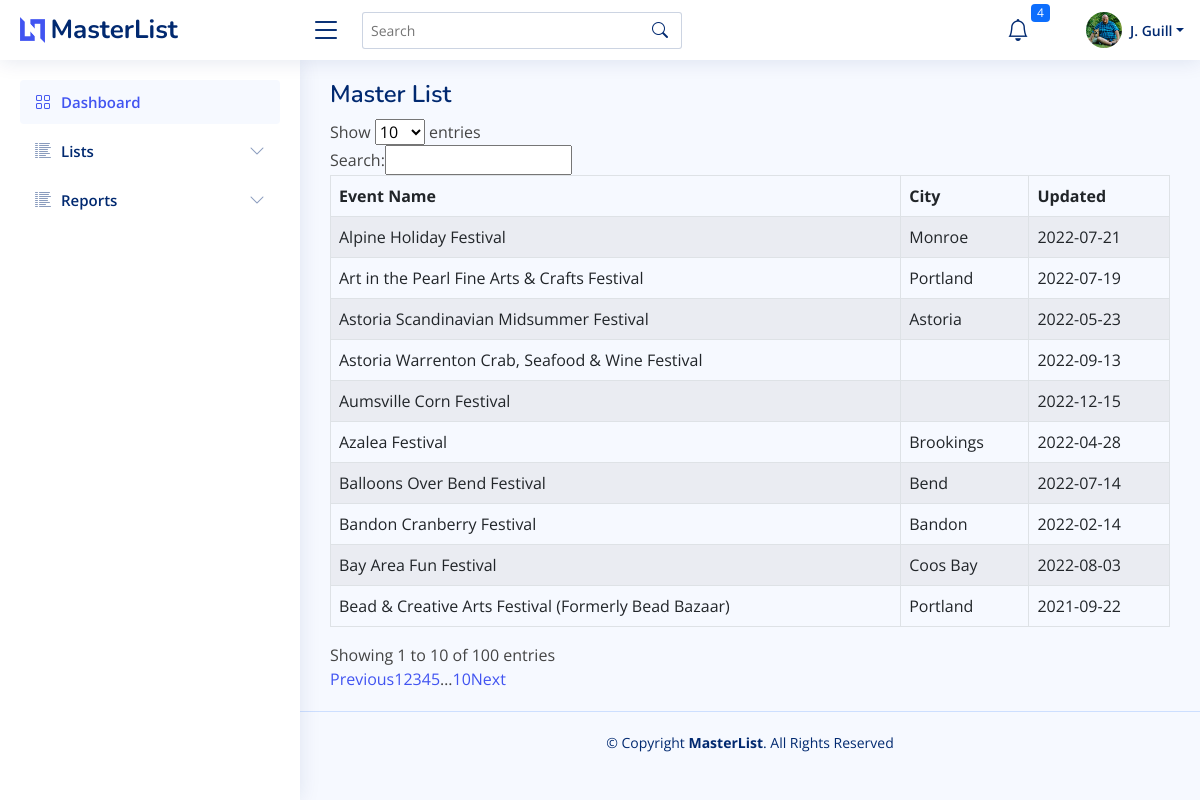
The page /masterlist/festival (signed in) on the database as committed earlier.
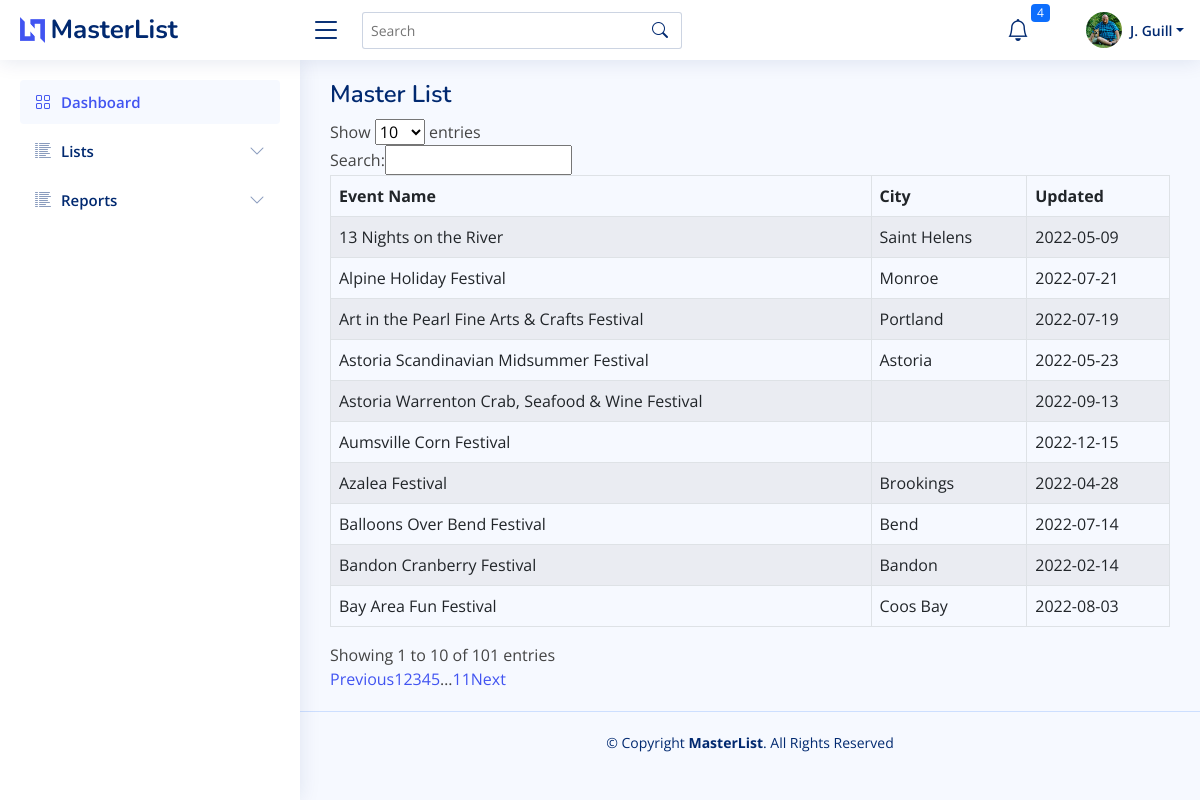
The same page on the database as committed later.
### bazaar/models.py (models this page shows)
class MasterList(db.Model):
    id = db.Column(db.Integer, primary_key=True)
    event_name = db.Column(db.String(150))
    january = db.Column(db.Boolean, default=False)
    february = db.Column(db.Boolean, default=False)
    march = db.Column(db.Boolean, default=False)
    april = db.Column(db.Boolean, default=False)
    may = db.Column(db.Boolean, default=False)
    june = db.Column(db.Boolean, default=False)
    july = db.Column(db.Boolean, default=False)
    august = db.Column(db.Boolean, default=False)
    september = db.Column(db.Boolean, default=False)
    october = db.Column(db.Boolean, default=False)
    november = db.Column(db.Boolean, default=False)
    december = db.Column(db.Boolean, default=False)
    first = db.Column(db.Boolean, default=True)
    second = db.Column(db.Boolean, default=True)
    third = db.Column(db.Boolean, default=True)
    fourth = db.Column(db.Boolean, default=True)
    last = db.Column(db.Boolean, default=True)
    friday = db.Column(db.Boolean, default=False)
    saturday = db.Column(db.Boolean, default=False)
    sunday = db.Column(db.Boolean, default=False)
    monday = db.Column(db.Boolean, default=False)
    tuesday = db.Column(db.Boolean, default=False)
    wednesday = db.Column(db.Boolean, default=False)
    thursday = db.Column(db.Boolean, default=False)
    updated = db.Column(db.Date)
    imagesrc = db.Column(db.Text)
    attendance = db.Column(db.Integer)
    exibitors = db.Column(db.Integer)
    website = db.Column(db.Text)
    dates_text = db.Column(db.Text)
    type_bazaar = db.Column(db.Boolean, default=False)
    type_holiday = db.Column(db.Boolean, default=False)
    type_art = db.Column(db.Boolean, default=False)
    type_festival = db.Column(db.Boolean, default=False)
    type_flea = db.Column(db.Boolean, default=False)
    type_health = db.Column(db.Boolean, default=False)
    type_market = db.Column(db.Boolean, default=False)
    date_created = db.Column(db.DateTime(timezone=True), server_default=func.now())
    date_updated = db.Column(db.DateTime(timezone=True), onupdate=func.now())
    venuefk = db.Column(db.Integer, db.ForeignKey('venue.id'))
    promoterfk = db.Column(db.Integer, db.ForeignKey('promoter.id'))
    venue = db.relationship("Venue", backref=backref("venue", uselist=False))
    promoter = db.relationship("Promoter", backref=backref("promoter", uselist=False))
    notes = db.relationship("Notes", backref=backref("notes", uselist=False))

class Venue(db.Model):
    id = db.Column(db.Integer, primary_key=True)
    name = db.Column(db.String(255))
    address = db.Column(db.String(255))
    city = db.Column(db.String(100))
    state = db.Column(db.String(50))
    zipcode = db.Column(db.String(20))
    phone = db.Column(db.String(20))
    website = db.Column(db.String(255))
    date_created = db.Column(db.DateTime(timezone=True), server_default=func.now())
    date_updated = db.Column(db.DateTime(timezone=True), onupdate=func.now())
    venue_event = db.relationship("MasterList", backref=backref("masterlist", uselist=False))

### bazaar/templates/masterlist/masterlist.py (the view)
@ml.route("/<type>")
@login_required
def masterlist(type):
    types = get_types_masterlist()
    match type:
        case "bazaar":
            records = db.session.query(MasterList).filter(MasterList.type_bazaar == True).all()
        case "art":
            records = db.session.query(MasterList).filter(MasterList.type_art == True).all()
        case "holiday":
            records = db.session.query(MasterList).filter(MasterList.type_holiday == True).all()
        case "festival":
            records = db.session.query(MasterList).filter(MasterList.type_festival == True).all()
        case "flea":
            records = db.session.query(MasterList).filter(MasterList.type_flea == True).all()
        case "health":
            records = db.session.query(MasterList).filter(MasterList.type_health == True).all()
        case "market":
            records = db.session.query(MasterList).filter(MasterList.type_market == True).all()
        case _:
            records = db.session.query(MasterList).all()
    contents = {"user": User, "records": records, "types": types}
    return render_template("masterlist/masterlist.html", **contents)

### bazaar/models.py (called while the page is built)
    def fullname(self):
        return self.firstname + " " + self.lastname

### bazaar/templates/masterlist/masterlist.py (called while the page is built)
def get_types_masterlist():
    from sqlalchemy import inspect
    inst = inspect(MasterList)
    attr_names = [c_attr.key for c_attr in inst.mapper.column_attrs]
    typelist = []
    for name in attr_names:
        if "type" in name:
            typelist.append(name.replace("type_", ""))
    return typelist

### bazaar/templates/masterlist/masterlist.html (shortened to what this page needs)
{% extends "base/base.html" %}
{% block page_title %}
    Master List
{% endblock page_title %}
{% block stylesheets %}
    <link rel="stylesheet" type="text/css" href="https://cdn.datatables.net/1.10.13/css/dataTables.bootstrap.min.css">
{% endblock stylesheets %}
{% block main_content %}
    <table class="table table-hover table-striped table-bordered" id="bazaar_master" name="bazaar_master">
        <thead>
        <tr>
            <th>Event Name</th>
            <th>City</th>
            <th>Updated</th>
        </tr>
        </thead>
        <tbody>
        {% for rec in records %}
            <tr onclick="location.href='{{ url_for('masterlist.details', id=rec.id) }}'">
                <td>{{ rec.event_name }}</td>
                <td>{{ rec.venue.city }}</td>
                <td>{{ rec.updated }}</td>
            </tr>
        {% endfor %}
        </tbody>
    </table>
{% endblock main_content %}

Rows that differ between the two databases and show on the page:
no longer on this page (row unchanged): MasterList: event_name "Bead & Creative Arts Festival (Formerly Bead Bazaar)", venue.city "Portland", updated "2021-09-22"
now on this page (row edited): MasterList: event_name "13 Nights on the River", venue.city "Saint Helens", updated "2022-05-09"
Other text that changed with them:
text written by a page script: "Show entries Search: Showing 1 to 10 of 100 entries Previous 1 2 3 4 5 … 10 Next" → "Show entries Search: Showing 1 to 10 of 101 entries Previous 1 2 3 4 5 … 11 Next"
